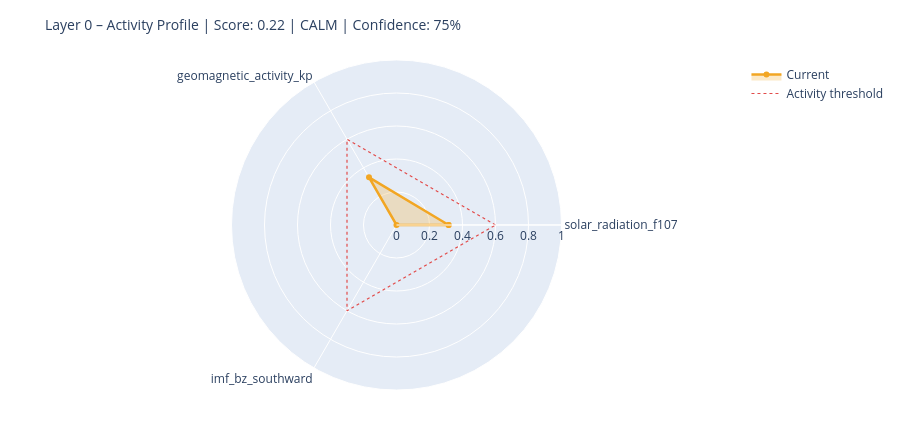

Source (notebook cell):
### Markdown cell above
---
## 6. State Assessment & Handoff to Layer 1

### Code cell
# ============================================================
# STEP 1 – Collect raw values with source modes
# Mode: 'primary' | 'fallback_3h' | 'last_valid' | 'missing'
# ============================================================

def safe_last(df, col):
    if df is None or col not in df.columns: return None
    s = df[col].dropna()
    return float(s.iloc[-1]) if not s.empty else None

f107_now = safe_last(df_f107, 'f10.7')
bz_now   = safe_last(df_mag,  'bz_gsm')
kp_now   = safe_last(df_kp,   'kp')
sw_now   = safe_last(df_sw,   'speed')

source_modes = {
    'F10.7':    'primary'  if f107_now is not None else 'missing',
    'Kp':       'primary'  if kp_now   is not None else 'missing',
    'IMF_Bz':   'primary'  if bz_now   is not None else 'missing',
    'SW_speed': 'primary'  if sw_now   is not None else 'missing',
}

# Kp Fallback – 3h endpoint
if kp_now is None:
    try:
        r = requests.get(
            'https://services.swpc.noaa.gov/json/noaa-planetary-k-index.json',
            timeout=10)
        r.raise_for_status()
        fb = pd.DataFrame(r.json())
        tc = next((c for c in fb.columns if 'time' in c.lower()), fb.columns[0])
        kc = next((c for c in fb.columns if 'kp' in c.lower() and c != tc), None)
        if kc:
            fb[kc] = fb[kc].astype(str).str.extract(r'([0-9]+(?:\.[0-9]*)?)')[0]
            fb[kc] = pd.to_numeric(fb[kc], errors='coerce')
            fb = fb[fb[kc] >= 0].dropna(subset=[kc])
            if not fb.empty:
                kp_now = float(fb[kc].iloc[-1])
                source_modes['Kp'] = 'fallback_3h'
                print(f'  Kp fallback (3h): {kp_now:.1f}')
    except Exception as e:
        print(f'  Kp fallback failed: {e}')

# Solar Wind Fallback – last valid value
if sw_now is None and df_sw is not None and 'speed' in df_sw.columns:
    s = df_sw['speed'].dropna()
    if not s.empty:
        sw_now = float(s.iloc[-1])
        source_modes['SW_speed'] = 'last_valid'
        print(f'  SW fallback (last_valid): {sw_now:.0f} km/s')

print()
print('Source modes:', source_modes)

# ============================================================
# STEP 2 – Score from available components only
# ============================================================

def norm(v, lo, hi):
    if v is None: return None
    return max(0.0, min(1.0, (v - lo) / (hi - lo)))

COMPONENTS = {
    'solar_radiation_f107':    (f107_now, norm(f107_now, 60, 250)),
    'geomagnetic_activity_kp': (kp_now,   norm(kp_now,   0,   9)),
    'imf_bz_southward':        (bz_now,   norm(-(bz_now or 0) if bz_now else None, -5, 30)
                                           if bz_now is not None else None),
    'solar_wind_speed':        (sw_now,   norm(sw_now, 300, 800)),
}

available   = {k: v[1] for k, v in COMPONENTS.items() if v[1] is not None}
unavailable = [k for k, v in COMPONENTS.items() if v[1] is None]

layer0_score = round(sum(available.values()) / len(available), 4) if available else None
confidence   = round(len(available) / len(COMPONENTS), 2)

level = ('unknown'  if layer0_score is None
         else 'calm'     if layer0_score < 0.3
         else 'moderate' if layer0_score < 0.6
         else 'active')

# ============================================================
# STEP 3 – Dominant Driver
# ============================================================

def dominant_driver(kp, f107, bz, sw):
    candidates = []
    if kp   is not None and kp   >= 4:   candidates.append(('geomagnetic',    kp / 9))
    if sw   is not None and sw   >= 500:  candidates.append(('solar_wind',     sw / 800))
    if bz   is not None and bz   <= -5:   candidates.append(('imf_southward',  abs(bz) / 30))
    if f107 is not None and f107 >= 150:  candidates.append(('solar_radiation',f107 / 250))
    return max(candidates, key=lambda x: x[1])[0] if candidates else 'none'

driver = dominant_driver(kp_now, f107_now, bz_now, sw_now)

# ============================================================
# STEP 4 – Downstream expectations
# ============================================================

def downstream_expectation(driver, score, kp, bz, f107):
    exp = {
        'magnetosphere':        'calm',
        'ionosphere':           'calm',
        'schumann_resonance':   'unchanged',
        'lithosphere_currents': 'low',
    }
    if driver == 'geomagnetic' or (kp and kp >= 5):
        exp['magnetosphere']        = 'compressed / storm'
        exp['ionosphere']           = 'elevated disturbance (TEC variability)'
        exp['schumann_resonance']   = 'elevated amplitude possible'
        exp['lithosphere_currents'] = 'elevated induction currents'
    elif driver == 'imf_southward' or (bz and bz <= -5):
        exp['magnetosphere']        = 'energy coupling active'
        exp['ionosphere']           = 'elevated electron density possible'
        exp['schumann_resonance']   = 'slight modulation possible'
    elif driver == 'solar_radiation' or (f107 and f107 >= 150):
        exp['ionosphere']           = 'elevated ionization (F-layer)'
        exp['schumann_resonance']   = 'slightly elevated background activity'
    return exp

downstream = downstream_expectation(driver, layer0_score, kp_now, bz_now, f107_now)

# ============================================================
# CONSOLE OUTPUT
# ============================================================

W = 58
print('=' * W)
print('LAYER 0 – STATE ASSESSMENT')
print('=' * W)
for name, (raw_v, score_v) in COMPONENTS.items():
    if score_v is not None:
        bar = '█' * int(score_v * 20) + '░' * (20 - int(score_v * 20))
        print(f'  {name:<35}  {bar}  {score_v:.2f}')
    else:
        print(f'  {name:<35}  {"─" * 20}  n/a')
print('-' * W)
print(f'  Score ({len(available)}/{len(COMPONENTS)} components):  {layer0_score:.3f}')
print(f'  Confidence:         {confidence:.0%}')
print(f'  Level:              {level.upper()}')
print(f'  Dominant Driver:    {driver}')

# Radar chart
cats = list(available.keys())
vals = list(available.values())
if len(cats) >= 3:
    fig = go.Figure()
    fig.add_trace(go.Scatterpolar(
        r=vals + [vals[0]], theta=cats + [cats[0]],
        fill='toself', fillcolor='rgba(242,166,35,0.25)',
        line=dict(color='#F2A623', width=2.5), name='Current'
    ))
    fig.add_trace(go.Scatterpolar(
        r=[0.6] * (len(cats) + 1), theta=cats + [cats[0]],
        line=dict(color='#E24B4A', dash='dot', width=1.2),
        mode='lines', name='Activity threshold'
    ))
    fig.update_layout(
        title=dict(text=f'Layer 0 – Activity Profile | Score: {layer0_score:.2f} | {level.upper()} | Confidence: {confidence:.0%}',
                   font=dict(size=14)),
        polar=dict(radialaxis=dict(visible=True, range=[0, 1])),
        height=430, showlegend=True,
        margin=dict(l=60, r=60, t=60, b=40)
    )
    fig.show()

### Figure 1 — Plotly figure (JSON) as saved in the notebook; plotly's stock layout.template omitted (floating-point values rounded to 4 significant figures)
{"data": [{"fill": "toself", "fillcolor": "rgba(242,166,35,0.25)", "line": {"color": "#F2A623", "width": 2.5}, "name": "Current", "r": [0.3158, 0.3333, 0.0, 0.3158], "theta": ["solar_radiation_f107", "geomagnetic_activity_kp", "imf_bz_southward", "solar_radiation_f107"], "type": "scatterpolar"}, {"line": {"color": "#E24B4A", "dash": "dot", "width": 1.2}, "mode": "lines", "name": "Activity threshold", "r": [0.6, 0.6, 0.6, 0.6], "theta": ["solar_radiation_f107", "geomagnetic_activity_kp", "imf_bz_southward", "solar_radiation_f107"], "type": "scatterpolar"}], "layout": {"height": 430, "margin": {"b": 40, "l": 60, "r": 60, "t": 60}, "polar": {"radialaxis": {"range": [0, 1], "visible": true}}, "showlegend": true, "title": {"font": {"size": 14}, "text": "Layer 0 – Activity Profile | Score: 0.22 | CALM | Confidence: 75%"}}}
